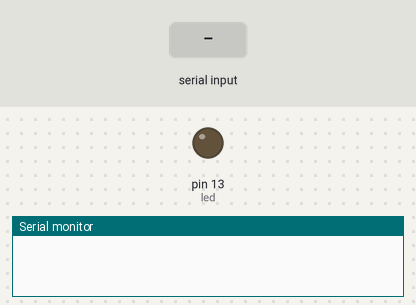
Simulated run of this sketch. Board: Arduino Uno, built with avr-gcc and run on an emulated ATmega328P. Shown: output pins drawn as LEDs (lit = HIGH), the last lines printed to the serial monitor. The test bench sets the inputs (shaded band).

Above: at 1.2 s.
1.3 s: "1" received over Serial
At 2.7 s:
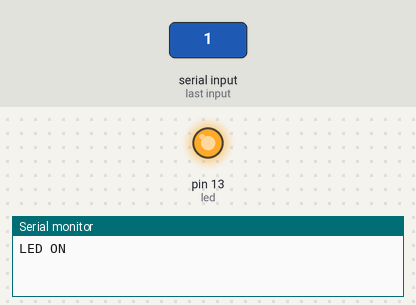
3.5 s: "0" received over Serial
At 5.4 s:
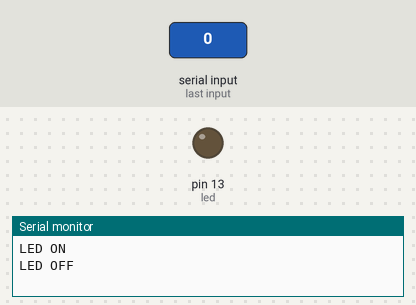
Timing chart, 0 to 6.9 s (numbered marks = the images above; inputs shaded):
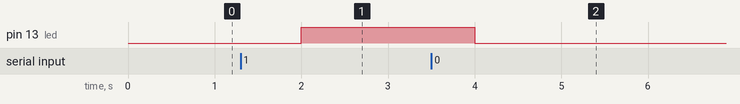

The sketch:

Serial-Communication.ino
```cpp
int led=13;
void setup() {
  Serial.begin(9600);
  pinMode(led, OUTPUT);
}
void loop() {
  if(Serial.available()>0){
    char state=Serial.read();
    if(state=='1'){
      Serial.println("LED ON");
      digitalWrite(led,HIGH);
    }
    if(state=='0'){
      Serial.println("LED OFF");
      digitalWrite(led,LOW);
    }
  }
  delay(1000);
}
```

Measured:
- after the input at 1.3 s, pin 13 (led): LOW → HIGH after 0.70 s
- after the input at 3.5 s, pin 13 (led): HIGH → LOW after 0.50 s
